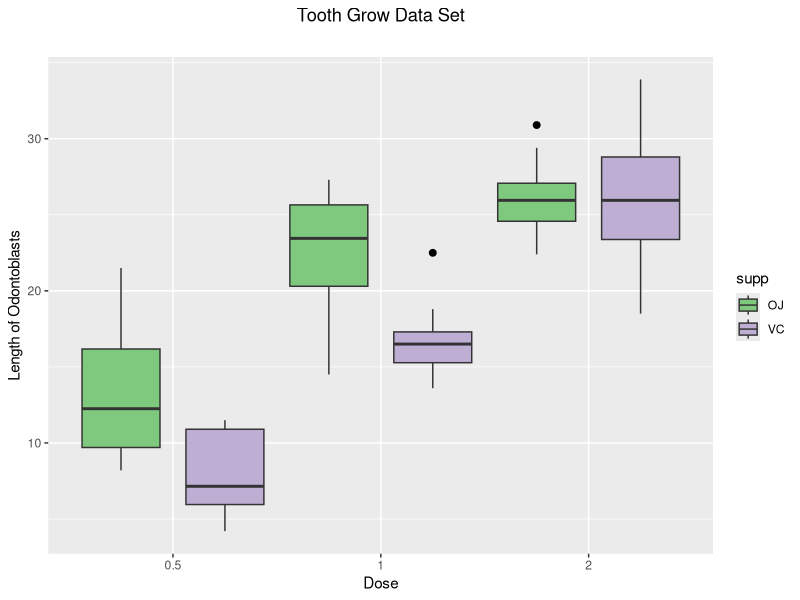

Source code (R): (Note: this script raises an error after producing the figure.)
## ---- chunk 1
knitr::opts_chunk$set(echo = TRUE)
## ---- chunk 2
Sys.setenv(R_GSCMD="C:\\Program Files\\gs\\gs9.54.0\\bin\\gswin64.exe")
## ---- chunk 3
library(datasets)
library(ggplot2)
library(RColorBrewer)
library(combinat)
library(knitr)
library(kableExtra)
## ---- chunk 4

tg <- ToothGrowth
tg$dose <- as.factor(tg$dose)
ggplot(data=tg, aes(x=dose,y=len,fill=supp)) +
  geom_boxplot(outlier.colour="black", 
               outlier.size=2,position=position_dodge(1)) + 
  labs(title = "Tooth Grow Data Set",
       subtitle = "",
       y = "Length of Odontoblasts", x = "Dose") +
    scale_fill_brewer(palette="Accent")  +
  theme(plot.title = element_text(hjust = 0.5))  
## ---- chunk 5
tg$supp.dose <- paste0(tg$supp,".",tg$dose)
tg$supp.dose <- as.factor(tg$supp.dose)
supp.doses <- levels(tg$supp.dose)
n.supp.dose <- length(supp.doses)

mat.comparison <- matrix(rep(0,n.supp.dose**2),n.supp.dose,n.supp.dose)
rownames(mat.comparison) <- supp.doses
colnames(mat.comparison) <- supp.doses
for (i in 1:n.supp.dose) mat.comparison[i,i] <- "X"

comb.supp.doses <- combn(levels(tg$supp.dose),2)
comb.supp.pvalues <- rbind(comb.supp.doses,
apply(comb.supp.doses,2,function(x)
{
  t.test(len~supp.dose,data=tg[tg$supp.dose %in% x,])$p.value
}
  ))
comb.supp.pvalues <- as.data.frame(t(comb.supp.pvalues))
colnames(comb.supp.pvalues) <- c("Method.1","Method.2","P.Value")
comb.supp.pvalues$P.Value <- as.numeric(levels(comb.supp.pvalues$P.Value)[comb.supp.pvalues$P.Value])
comb.supp.pvalues$VERDICT <- with(comb.supp.pvalues,ifelse(P.Value < 0.05,"SIGNIFICANT",
    ifelse((P.Value >= 0.05) & (P.Value < 0.1), "BORDERLINE","INSIGNIFICANT")))
color.significant <- which(comb.supp.pvalues$VERDICT=="SIGNIFICANT")
color.borderline <- which(comb.supp.pvalues$VERDICT=="BORDERLINE")
color.insignificant <- which(comb.supp.pvalues$VERDICT=="INSIGNIFICANT")
comb.supp.pvalues$VERDICT <- as.factor(comb.supp.pvalues$VERDICT)
## ---- chunk 6
#kable(list.supp.pvalues)
rdylgn <- brewer.pal(name="RdYlGn",n=11)

kable(comb.supp.pvalues,"latex", caption = "Pair wise Testing", booktabs = T, align = "c") %>%
  kable_styling(latex_options = "HOLD_position") %>%
row_spec(color.significant, bold = T, color = rdylgn[11]) %>%
row_spec(color.borderline, bold = T, color = rdylgn[3]) %>%
row_spec(color.insignificant, bold = T, color = rdylgn[1])
